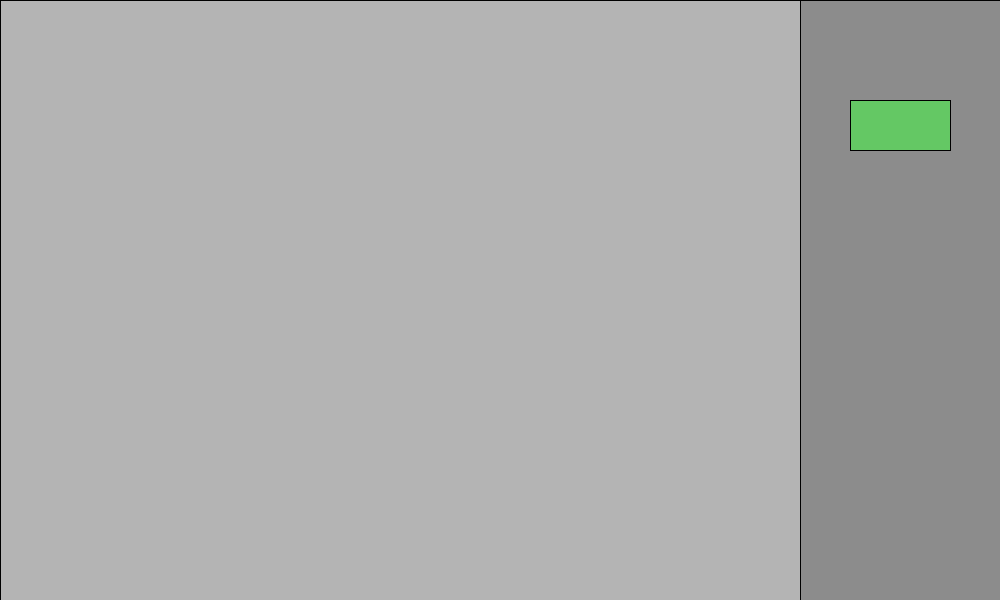
Frame 1 (no input)
Frame 60 (the mouse pressed at the canvas centre just before this capture): identical to frame 1, image omitted
Frame 120 (the mouse held since frame 60 and released just before this capture): identical to frame 1, image omitted

The Processing sketch that drew this single still picture (run headless with seeded random() and noise(); from frame 60 on, the mouse is pressed at the canvas centre):

// Processing sketch: block_file
// ── block_file.pde
//variables for screen size stuff
int laptopScreenWidth = 800;
int sidePanelWidth = 200;
int laptopScreenHeight = 600;

//block array
ArrayList<Block> onScreenBlocks = new ArrayList<Block>();
Block clickedBlock = null;

void settings() {
  
  size (laptopScreenWidth + sidePanelWidth, laptopScreenHeight);
  
}

void setup() {
  
}


void draw() {
  
  background(220);

//scene size for game
  fill(180);
  rect(0, 0, laptopScreenWidth, laptopScreenHeight);

//side bar size for blocks
  fill(140);
  rect(laptopScreenWidth, 0, sidePanelWidth, laptopScreenHeight);

  drawInventory();
  drawBlocks();
  
}

void drawInventory() {
  
  //drawing of side bar with blocks
  fill(100, 200, 100);
  rect(laptopScreenWidth + 50, 100, 100, 50);
  
}

void mousePressed() {

  //if mouse is clicked on game scene after block is clicked, block is created on scene
  if (mouseX > laptopScreenWidth + 50 && mouseX < laptopScreenWidth + 150 && mouseY > 100 && mouseY < 150) {

    clickedBlock = new Block(0, 0, 100, 200, 100);
    
  }

  else if (mouseX < laptopScreenWidth && clickedBlock != null) {

    onScreenBlocks.add(new Block(mouseX, mouseY, 100, 200, 100));
    
  }
  
}

void drawBlocks() {
  
  for (Block b : onScreenBlocks) {
    
    b.display();
    b.move();
    
  }
  
}

class Block {
  
  //basic block creation
  float x, y;
  float w = 50;
  float h = 50;
  int r, g, b;

  Block(float x, float y, int r, int g, int b) {
    
    //collision, must test out with player eventually
    this.x = x;
    this.y = y;
    this.r = r;
    this.g = g;
    this.b = b;
    
  }

  void display() {
    
    fill(r, g, b);
    rect(x, y, w, h);
    
  }
  
  void move() {
    // Checks if mouse is within block
    if (dist(mouseX, mouseY, this.x, this.y) <= this.w) {
      // Moves block to where mouse is
      if (mousePressed) {
      this.x = mouseX; 
      this.y = mouseY;
      }
    }
  }
  
}

//refs i used:
// https://processing.org/reference/mousePressed_.html
// https://processing.org/reference/ArrayList.html
// https://processing.org/reference/this.html
